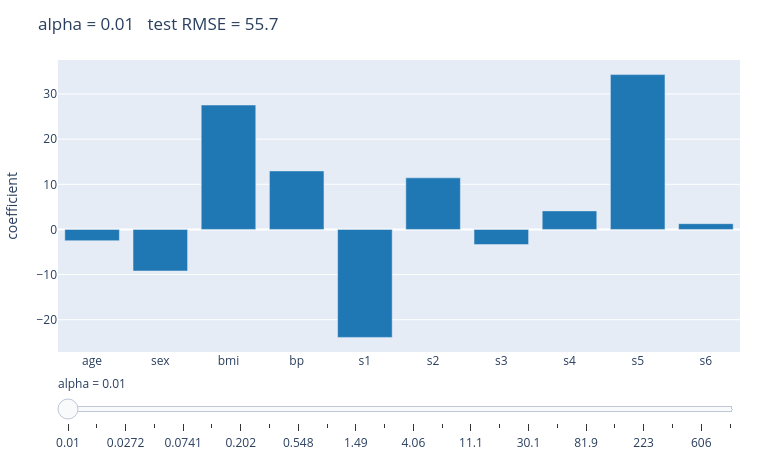

Write notebook code for a chart like this one.
### Markdown cell above
### インタラクティブ: 正則化の強さ(Ridge)

$\alpha$ を動かすと係数が一斉に 0 へ縮みます。テスト RMSE が最小になる中間の $\alpha$ が狙い目です。

### Code cell
from sklearn.model_selection import train_test_split

Xtr, Xte, ytr, yte = train_test_split(Xd, yd, test_size=0.3, random_state=0)
slider_alphas = np.logspace(-2, 3, 24)

frames = []
for a in slider_alphas:
    m = Ridge(alpha=a).fit(Xtr, ytr)
    rmse = float(np.sqrt(np.mean((m.predict(Xte) - yte) ** 2)))
    frames.append(go.Frame(name=f"{a:.3g}",
                           data=[go.Bar(x=names, y=m.coef_, marker_color="#1f77b4")],
                           layout={"title": f"alpha = {a:.3g}   test RMSE = {rmse:.1f}"}))
fig = go.Figure(data=frames[0].data, frames=frames)
steps = [{"args": [[f.name], {"frame": {"duration": 0, "redraw": True}, "mode": "immediate"}],
          "label": f.name, "method": "animate"} for f in frames]
fig.update_layout(sliders=[{"steps": steps, "currentvalue": {"prefix": "alpha = "}}],
                  title=frames[0].layout.title.text, yaxis_title="coefficient",
                  width=760, height=460, margin={"l": 50, "r": 20, "t": 60, "b": 80})
fig.show()

### Figure 1 — Plotly figure (JSON) as saved in the notebook; plotly's stock layout.template omitted (floating-point values rounded to 4 significant figures)
{"data": [{"marker": {"color": "#1f77b4"}, "type": "bar", "x": ["age", "sex", "bmi", "bp", "s1", "s2", "s3", "s4", "s5", "s6"], "y": [-2.495, -9.204, 27.56, 12.96, -23.92, 11.43, -3.354, 4.109, 34.31, 1.275]}], "layout": {"height": 460, "margin": {"b": 80, "l": 50, "r": 20, "t": 60}, "sliders": [{"currentvalue": {"prefix": "alpha = "}, "steps": [{"args": [["0.01"], {"frame": {"duration": 0, "redraw": true}, "mode": "immediate"}], "label": "0.01", "method": "animate"}, {"args": [["0.0165"], {"frame": {"duration": 0, "redraw": true}, "mode": "immediate"}], "label": "0.0165", "method": "animate"}, {"args": [["0.0272"], {"frame": {"duration": 0, "redraw": true}, "mode": "immediate"}], "label": "0.0272", "method": "animate"}, {"args": [["0.0449"], {"frame": {"duration": 0, "redraw": true}, "mode": "immediate"}], "label": "0.0449", "method": "animate"}, {"args": [["0.0741"], {"frame": {"duration": 0, "redraw": true}, "mode": "immediate"}], "label": "0.0741", "method": "animate"}, {"args": [["0.122"], {"frame": {"duration": 0, "redraw": true}, "mode": "immediate"}], "label": "0.122", "method": "animate"}, {"args": [["0.202"], {"frame": {"duration": 0, "redraw": true}, "mode": "immediate"}], "label": "0.202", "method": "animate"}, {"args": [["0.332"], {"frame": {"duration": 0, "redraw": true}, "mode": "immediate"}], "label": "0.332", "method": "animate"}, {"args": [["0.548"], {"frame": {"duration": 0, "redraw": true}, "mode": "immediate"}], "label": "0.548", "method": "animate"}, {"args": [["0.905"], {"frame": {"duration": 0, "redraw": true}, "mode": "immediate"}], "label": "0.905", "method": "animate"}, {"args": [["1.49"], {"frame": {"duration": 0, "redraw": true}, "mode": "immediate"}], "label": "1.49", "method": "animate"}, {"args": [["2.46"], {"frame": {"duration": 0, "redraw": true}, "mode": "immediate"}], "label": "2.46", "method": "animate"}, {"args": [["4.06"], {"frame": {"duration": 0, "redraw": true}, "mode": "immediate"}], "label": "4.06", "method": "animate"}, {"args": [["6.7"], {"frame": {"duration": 0, "redraw": true}, "mode": "immediate"}], "label": "6.7", "method": "animate"}, {"args": [["11.1"], {"frame": {"duration": 0, "redraw": true}, "mode": "immediate"}], "label": "11.1", "method": "animate"}, {"args": [["18.2"], {"frame": {"duration": 0, "redraw": true}, "mode": "immediate"}], "label": "18.2", "method": "animate"}, {"args": [["30.1"], {"frame": {"duration": 0, "redraw": true}, "mode": "immediate"}], "label": "30.1", "method": "animate"}, {"args": [["49.6"], {"frame": {"duration": 0, "redraw": true}, "mode": "immediate"}], "label": "49.6", "method": "animate"}, {"args": [["81.9"], {"frame": {"duration": 0, "redraw": true}, "mode": "immediate"}], "label": "81.9", "method": "animate"}, {"args": [["135"], {"frame": {"duration": 0, "redraw": true}, "mode": "immediate"}], "label": "135", "method": "animate"}, {"args": [["223"], {"frame": {"duration": 0, "redraw": true}, "mode": "immediate"}], "label": "223", "method": "animate"}, {"args": [["367"], {"frame": {"duration": 0, "redraw": true}, "mode": "immediate"}], "label": "367", "method": "animate"}, {"args": [["606"], {"frame": {"duration": 0, "redraw": true}, "mode": "immediate"}], "label": "606", "method": "animate"}, {"args": [["1e+03"], {"frame": {"duration": 0, "redraw": true}, "mode": "immediate"}], "label": "1e+03", "method": "animate"}]}], "title": {"text": "alpha = 0.01   test RMSE = 55.7"}, "width": 760, "yaxis": {"title": {"text": "coefficient"}}}}
